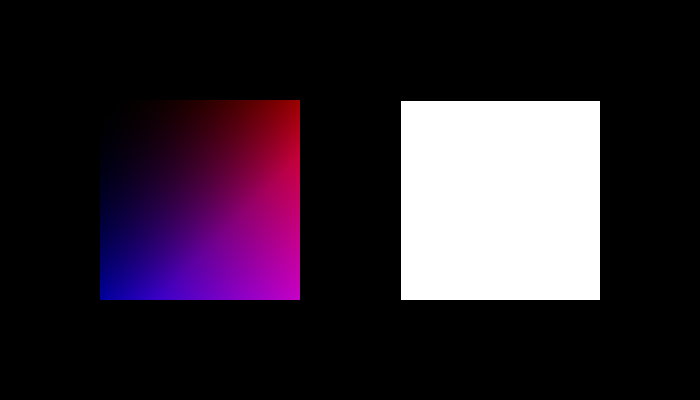
Frame 1 (no input)
Frame 60 (the mouse pressed at the canvas centre just before this capture): identical to frame 1, image omitted
Frame 120 (the mouse held since frame 60 and released just before this capture): identical to frame 1, image omitted

The Processing sketch that drew this single still picture (run headless with seeded random() and noise(); from frame 60 on, the mouse is pressed at the canvas centre):

// Processing sketch: alpha__
// ── alpha__.pde
//********************************************************* alpha() ****************************************************//


//Description  

//Extracts the alpha value from a color.


//Syntax  

//alpha(rgb)


//Parameters  

//rgb  int: any value of the color datatype


//Returns  float

PImage img = createImage(200, 200, ARGB);
void setup()
{
  size(700, 400);

  loadPixels();
  img.loadPixels();

  for (int x = 0; x <img.width; x++)
  {
    for (int y = 0; y <img.height; y++)
    {
      img.pixels[x+y*img.width] = color(x, 0, y, abs(x+y));
    }
  }
  updatePixels();
}

void draw()
{
  background(0);


  image(img, 100, 100);
  if (mouseX > 100 && mouseX < 300 && mouseY > 100 && mouseY < 300)
  {
    float c = 0;
    c = alpha(img.pixels[mouseX-100+(mouseY-100)*img.width]);
    fill(mouseX-100, mouseY-100, 0, c);
  }
  rect(400, 100, img.width, img.height);
}
